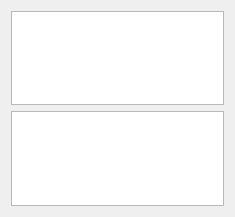
<?xml version="1.0" encoding="UTF-8"?>
<ui version="4.0">
 <class>CrystalController</class>
 <widget class="QWidget" name="CrystalController">
  <property name="geometry">
   <rect>
    <x>0</x>
    <y>0</y>
    <width>235</width>
    <height>217</height>
   </rect>
  </property>
  <layout class="QVBoxLayout" name="verticalLayout">
   <item>
    <widget class="QListWidget" name="structureListWidget"/>
   </item>
   <item>
    <widget class="QTreeView" name="structureTreeView">
     <attribute name="headerMinimumSectionSize">
      <number>50</number>
     </attribute>
     <attribute name="headerStretchLastSection">
      <bool>true</bool>
     </attribute>
    </widget>
   </item>
  </layout>
 </widget>
 <tabstops>
  <tabstop>structureListWidget</tabstop>
  <tabstop>structureTreeView</tabstop>
 </tabstops>
 <resources/>
 <connections/>
</ui>
